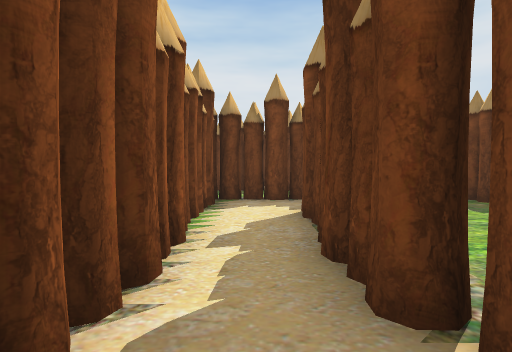
[1] (above)

18 first-person views from a walk through a Unity game level. The camera is 1.5 m above the floor, tilts 2° down and sees 75° across. The floor is counted in squares, 2 m on a side. Each view is taken from the middle of a square. On the plan, view 1 faces up. The plan holds only what a view shows up to about 11 squares ahead; the rest is blank. The place goes on beyond the plan.

[2]
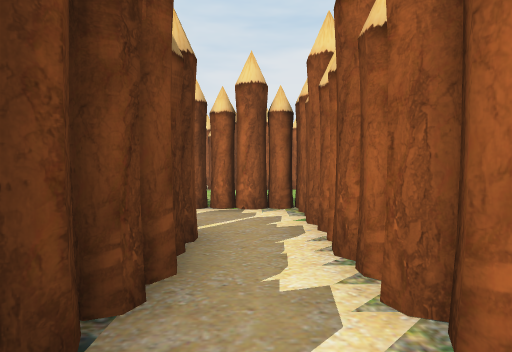

[3]
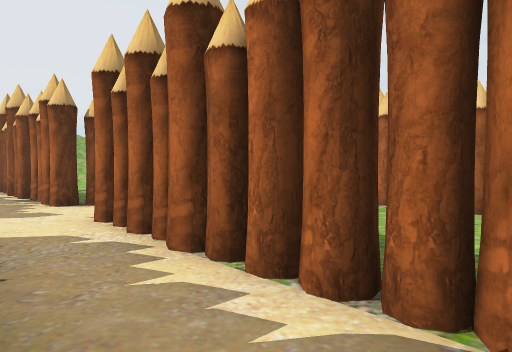

[4]
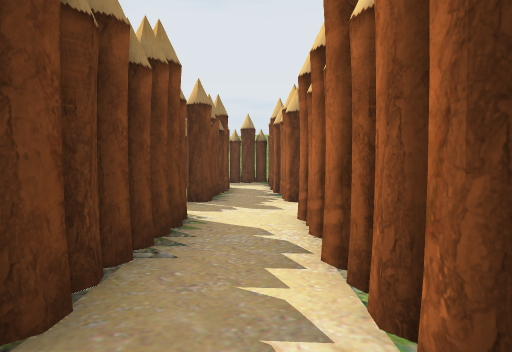

[5]
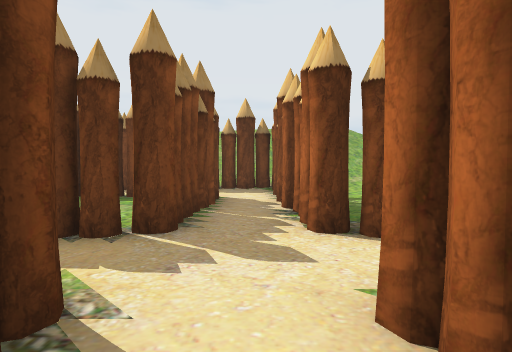

[6]
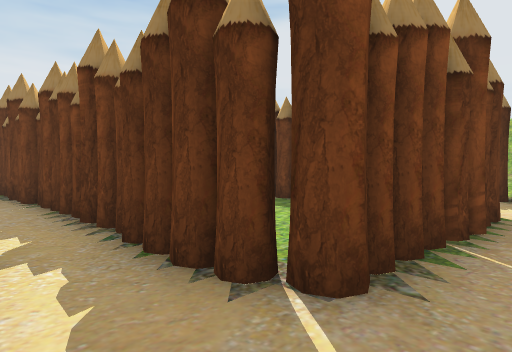

[7]
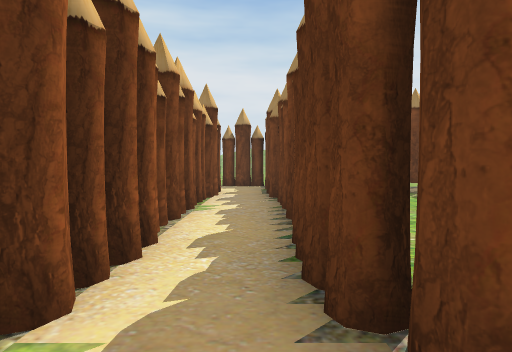

[8]
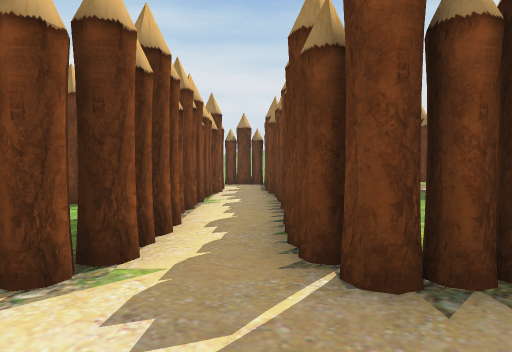

[9]
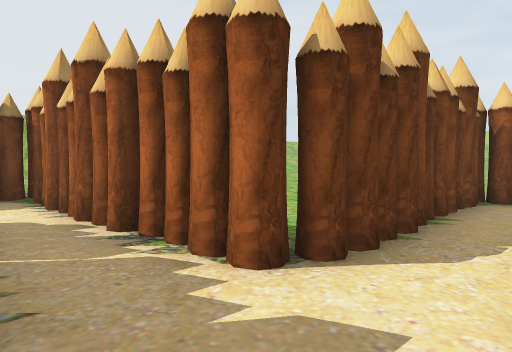

[10]
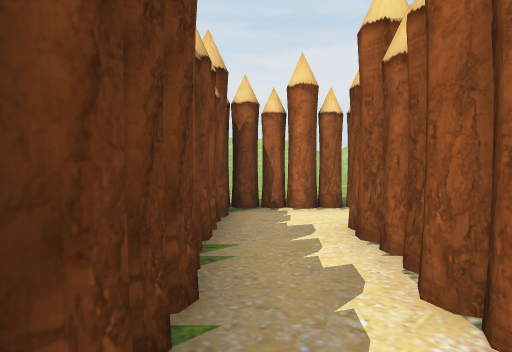

[11]
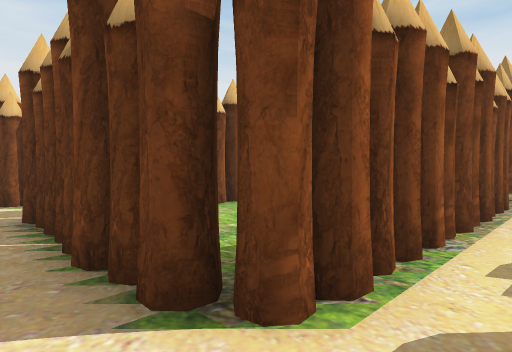

[12]
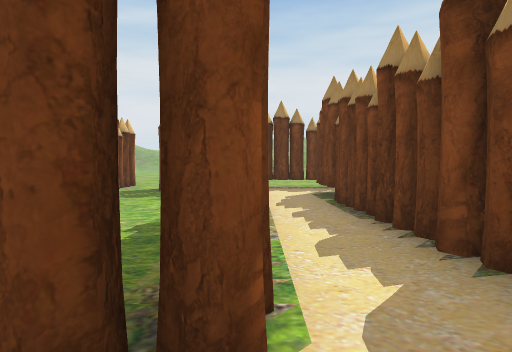

[13]
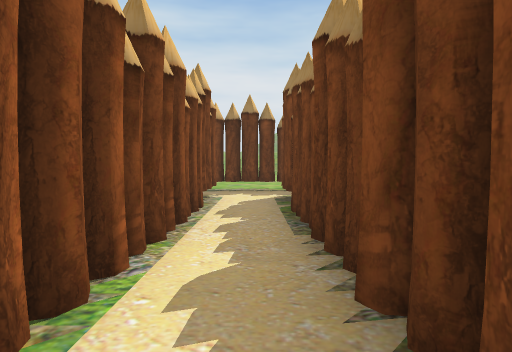

[14]
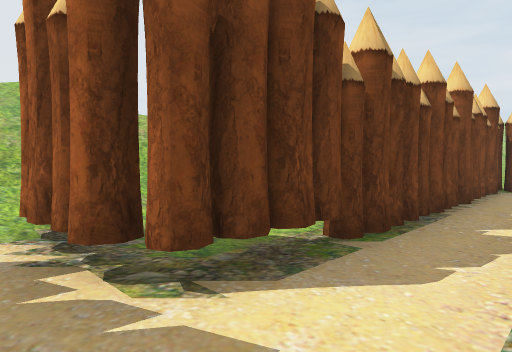

[15]
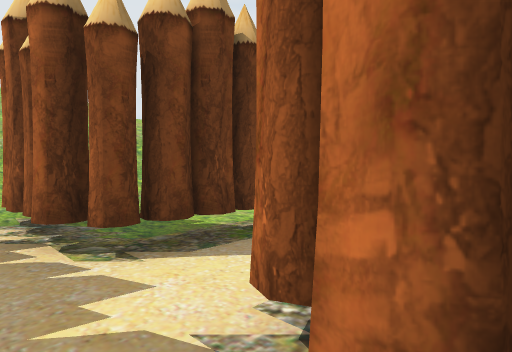

[16]
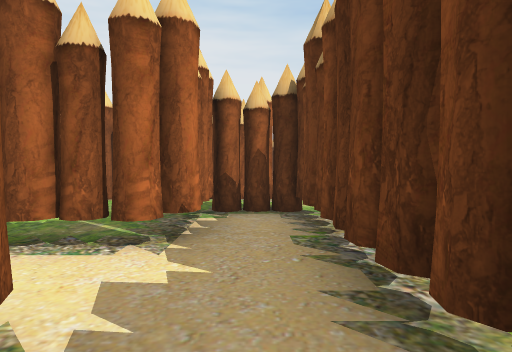

[17]
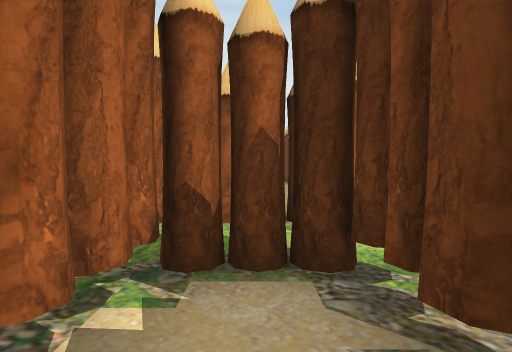

[18]
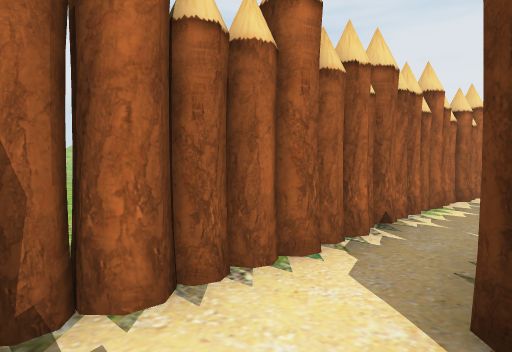

### Floor plan
Key: @ floor where view 1 was taken; # wall or solid block; x gap in a wall; . main floor; : floor 0.25 m higher than the main floor; / step, stairs or slope; F fence; O other object.
Columns run from 3 left of view 1 to 15 right of it. Each row starts with its distance up from view 1.
 12               ..
 11           #.#####
 10   OOO   ..#.F.....:
  9    OO   #.#.###.##x
  8         #.#...#.#./
  7   ###  xO.O...#.#.
  6   #..  .O.O...O.O.
  5   #.### O.O...O.O
  4   #.#.. O.O...O.O
  3   #.#. .#.#...#.#
  2   #.#. .#.#...#.#
  1   #.####..#####.#
  0   #@............#
 -1   #######.#######
 -2     ..  #.#....
 -3     ..  #.#.. .
 -4     ..  #.#
 -5   OOO ###.#
 -6   ........#
 -7 ##OOOO#####
 -8        ...
 -9        ...
-10        ..

Positions as (right, up) in squares from view 1, and headings:
1: (0, 0), facing up
2: (0, 5), facing down
3: (0, 1), facing down-right
4: (0, 0), facing right
5: (3, 0), facing right
6: (5, 0), facing up-right
7: (6, 0), facing up
8: (6, -1), facing up
9: (5, 1), facing down-right
10: (6, -1), facing down
11: (12, 0), facing up-left
12: (11, 0), facing up
13: (12, 1), facing up
14: (11, 10), facing down-right
15: (10, 10), facing down-right
16: (14, 10), facing left
17: (11, 10), facing left
18: (6, -5), facing down-left
